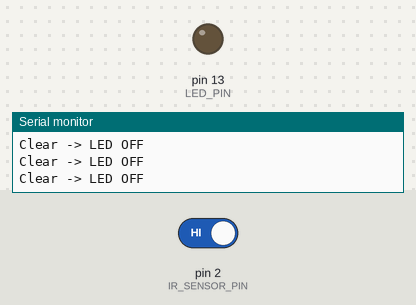
Simulated run of this sketch. Board: Arduino Uno, built with avr-gcc and run on an emulated ATmega328P. On the bench: output pins drawn as LEDs (lit = HIGH), the last lines printed to the serial monitor. The test bench sets the inputs (shaded band); at power-on: pin 2 (IR_SENSOR_PIN) HIGH.

Above: at 1.2 s.
1.3 s: pin 2 (IR_SENSOR_PIN) driven LOW
At 2.1 s:
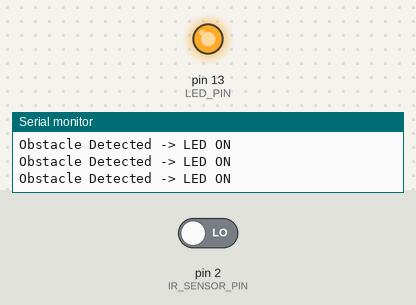
2.8 s: pin 2 (IR_SENSOR_PIN) driven HIGH
At 3.4 s:
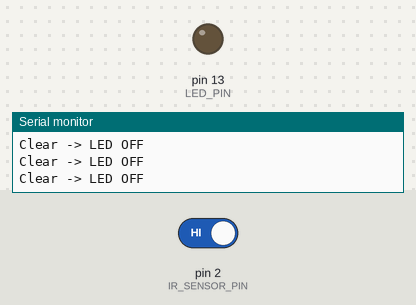
Timing chart, 0 to 5.8 s (numbered marks = the images above; inputs shaded):
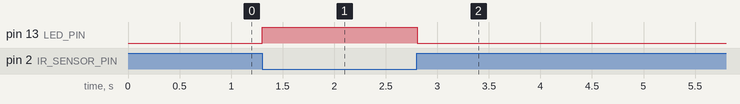

Measured:
- after the input at 1.3 s, pin 13 (LED_PIN): LOW → HIGH at once
- after the input at 2.8 s, pin 13 (LED_PIN): HIGH → LOW at once

The sketch:

ir_sensor_led.ino
```cpp
// Pin Definitions
const int IR_SENSOR_PIN = 2;  // OUT DO pin connected to Digital Pin 2
const int LED_PIN = 13;       // LED Positive connected to Digital Pin 13

void setup() {
  // Configure Pin Modes
  pinMode(IR_SENSOR_PIN, INPUT);
  pinMode(LED_PIN, OUTPUT);

  // Start Serial Monitor for debugging
  Serial.begin(9600);
}

void loop() {
  // Read digital signal from IR sensor module
  int sensorValue = digitalRead(IR_SENSOR_PIN);

  // IR modules output LOW when an obstacle/threshold is detected
  if (sensorValue == LOW) {
    digitalWrite(LED_PIN, HIGH);  // Turn ON LED on Pin 13
    Serial.println("Obstacle Detected -> LED ON");
  } else {
    digitalWrite(LED_PIN, LOW);   // Turn OFF LED
    Serial.println("Clear -> LED OFF");
  }

  delay(100); // Small delay for stability
}
```
